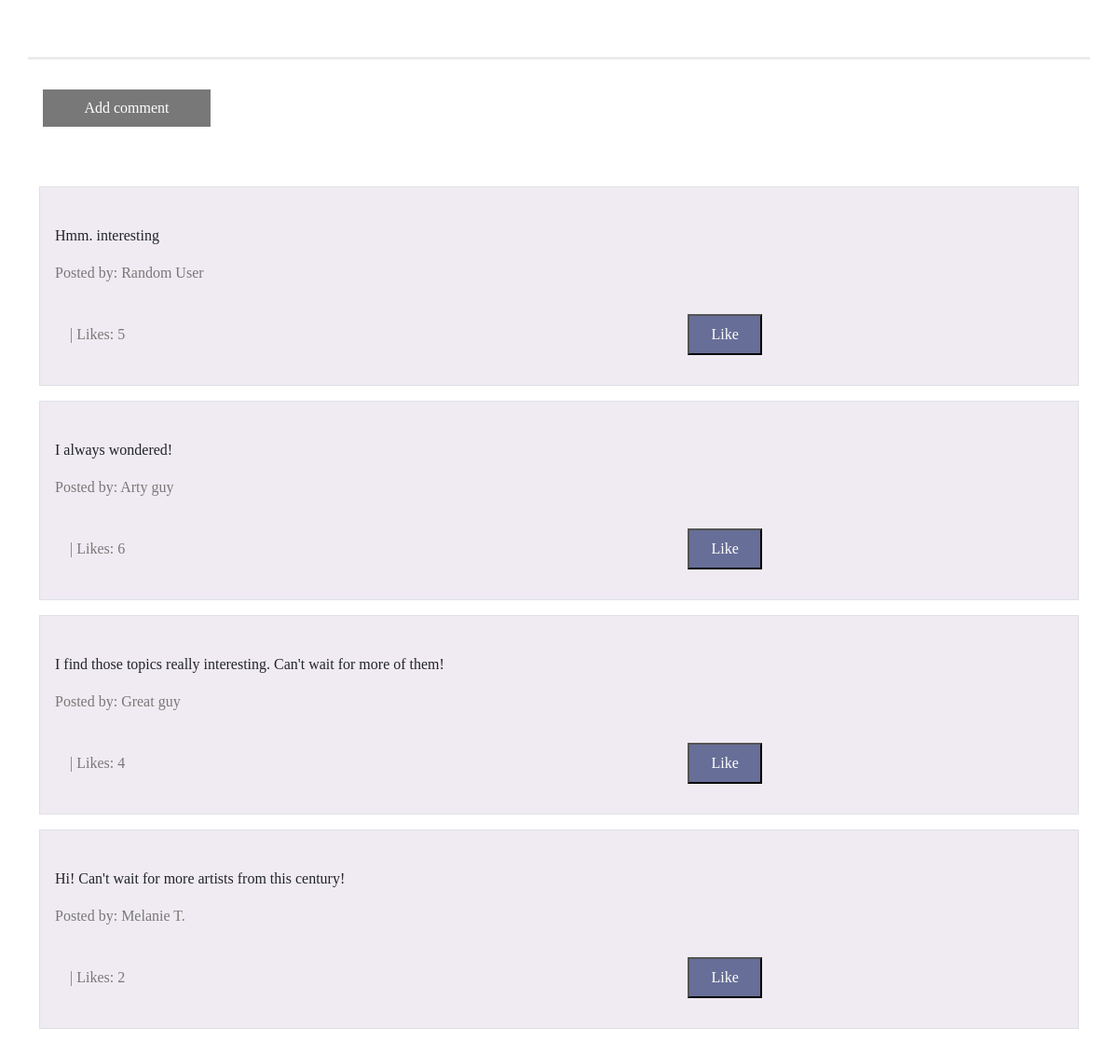
Before: /post/11 (lower part) with the older database file.
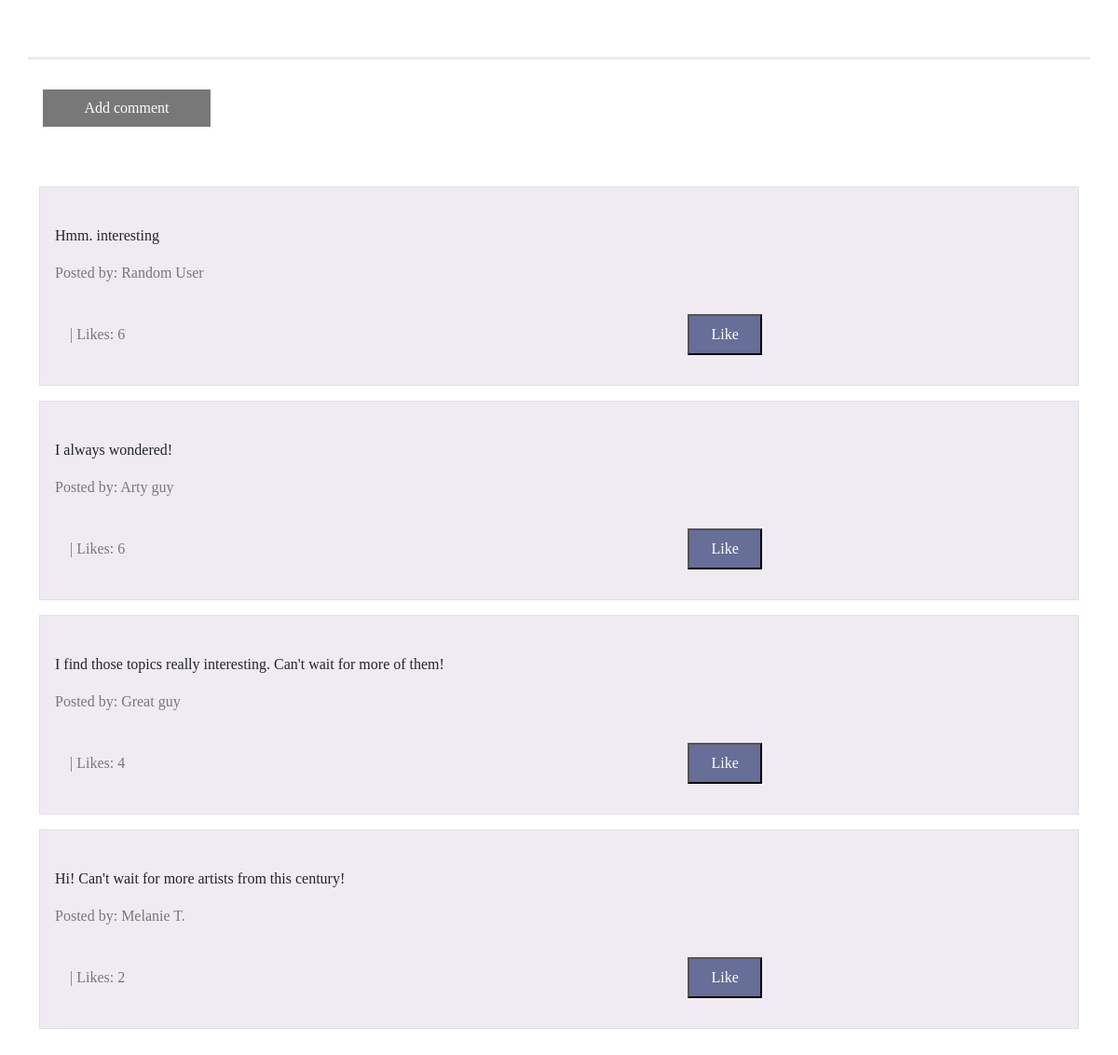
After: the same page with the newer database file.
### blog/models.py (models this page shows, shortened)
class Comments(models.Model):
    post = models.ForeignKey('blog.Post', related_name='comments', on_delete=models.CASCADE)
    author = models.CharField(max_length=100)
    text = models.TextField()
    create_date = models.DateTimeField(default=timezone.now())
    approved_comment = models.BooleanField(default=False)
    likes = models.PositiveIntegerField(default=0)
    """
        After post comment, go back to list of all posts,
        comment has to be approved before being there
    """

### blog/views.py (the view)
# urls.py: path('post/<int:pk>', views.PostDetailView.as_view(), name='post_detail'),
class PostDetailView(DetailView):
    model = Post

### blog/templates/blog/post_detail.html (shortened to what this page needs)
{% extends "blog/base.html" %}
{% load static %}
{% block content %}
        <div class="button-container">
            <a href="{% url 'add_comment_to_post' pk=post.pk %}" class="button-post addcmntbtn">Add comment</a>
        </div>
   <div class="container comment-section">
        {% for comment in post.comments.all %}
            <div class="comment-one">
                <br>
                <p>{{ comment.text|safe|linebreaks }}</p>
                <p class="posted-by">Posted by: {{ comment.author }}</p>
                <span class="likes-text" id="likeCount_{{ comment.pk }}"> | Likes: {{ comment.likes }}</span>
                <button class="button-post likebtn" onclick="likeComment({{ comment.pk }})">Like</button>
            </div>
        {% endfor %}
    </div>
{% endblock %}

Changed rows visible on the page:
changed Comments "Hmm. interesting": likes "5" → "6"
